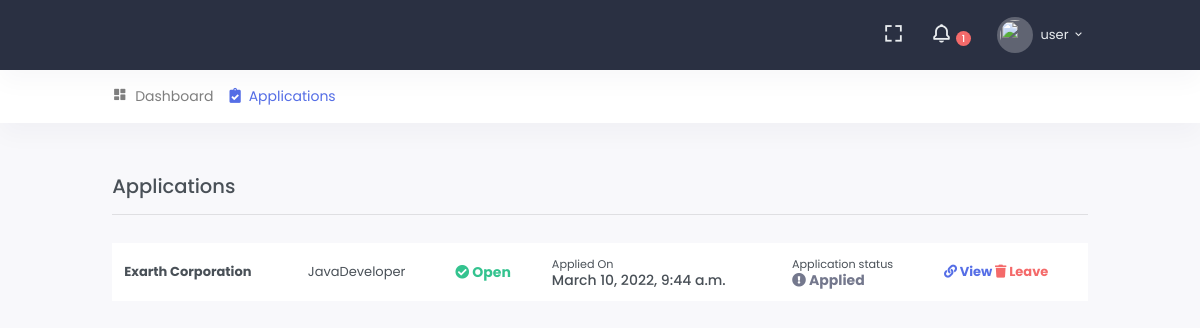
/cu/job/ (signed in), run on the app's committed database.
### src/accounts/models.py (models this page shows, shortened)
class User(AbstractUser):
    GENDER_CHOICE = (
        ('m', 'Male'),
        ('f', 'Female'),
        ('o', 'Other'),
    )
    is_customer = models.BooleanField(default=False, help_text="This account belongs to customer")
    is_company = models.BooleanField(default=False, help_text="This account belongs to Company")
    is_completed = models.BooleanField(default=False, help_text="Is user fully fully identified to access application")
    profile_image = models.ImageField(
        null=True, blank=True,
        upload_to='images/profiles/',
        verbose_name="Profile Picture", help_text="Profile image must be 150*150 in size of png, jpg or jpeg"
    )
    gender = models.CharField(max_length=1, null=True, blank=True, choices=GENDER_CHOICE)
    about = models.TextField(null=True, blank=True, help_text="Tell us something interesting about yourself")
    address = models.TextField(blank=True, null=True)
    phone_number = models.CharField(max_length=15, null=True, blank=True)
    class Meta:
        verbose_name_plural = "Users"

### src/portals/company/models.py (models this page shows, shortened)
class Candidate(models.Model):
    STATUS_CHOICE = (
        ('acc', 'Accepted'),
        ('pen', 'Pending'),
        ('app', 'Applied'),
    )
    user = models.ForeignKey(User, on_delete=models.CASCADE, blank=True)
    bachelor_degree = models.CharField(
        max_length=255,
        help_text="Name of Field in which you have passed bachelors - Leave blank if you don't have bachelors degree"
    )
    experience = models.PositiveIntegerField(default=0, help_text="Years of working experience")
    about = models.TextField(
        null=True, blank=True,
        help_text='Say something about yourself, your love to hear you, briefly describe yourself, interests etc'
    )
    previous_company = models.CharField(max_length=255, null=True, blank=True, help_text="Leave blank if not")
    job = models.ForeignKey(Job, on_delete=models.CASCADE, blank=True)
    status = models.CharField(max_length=3, choices=STATUS_CHOICE, default='app')
    cv = models.FileField(upload_to='company/candidates/files/', blank=True, null=True)
    created_on = models.DateTimeField(auto_now_add=True)

class Job(models.Model):
    STATUS_CHOICE = (
        ('o', 'Open'),
        ('c', 'Close')
    )
    title = models.CharField(max_length=255)
    category = models.ForeignKey(Category, on_delete=models.CASCADE)
    description = models.TextField()
    detailed_description = RichTextField(null=True, blank=True)
    company = models.ForeignKey('Company', related_name='job_provider', on_delete=models.CASCADE, blank=True)
    start_time = models.DateTimeField(null=True, blank=True)
    end_time = models.DateTimeField(null=True, blank=True)
    likes = models.ManyToManyField(User, related_name='likes')
    candidates = models.ManyToManyField(User, related_name='candidates', through='Candidate')
    status = models.CharField(max_length=1, choices=STATUS_CHOICE, default='o')
    is_active = models.BooleanField(default=True)
    created_on = models.DateTimeField(auto_now=False, auto_now_add=True)
    class Meta:
        ordering = ['-pk']

class Company(models.Model):
    TYPE_CHOICE = (
        ('per', 'Personal'),
        ('pre', 'Premium'),
        ('ent', 'Enterprise'),
    )
    user = models.OneToOneField(User, on_delete=models.CASCADE)
    name = models.CharField(max_length=255, default="Name")
    tag_line = models.CharField(max_length=255, null=True, blank=True)
    description = models.TextField(null=True, blank=True)
    business_type = models.CharField(max_length=255, choices=TYPE_CHOICE, default='per')
    contact_number = models.CharField(max_length=20, null=True, blank=True)
    contact_email = models.CharField(max_length=255, null=True, blank=True)
    contact_address = models.TextField(null=True, blank=True)
    class Meta:
        verbose_name_plural = "Companies"

### src/portals/customer/views.py (the view)
# urls.py: path('job/', CandidateListView.as_view(), name='application-list'),
@method_decorator(customer_required, name='dispatch')
class CandidateListView(ListView):
    template_name = 'customer/candidate_list.html'
    def get_queryset(self):
        return Candidate.objects.filter(user=self.request.user)

### src/portals/customer/templates/customer/candidate_list.html (shortened to what this page needs)
{% extends 'core/base.html' %}
{% load static %}
{% block content %}
    <div class="row mb-2">
        <div class="col-lg-12">
            <h4>Applications</h4>
            <hr>
            <div class="table-responsive">
                <table class="table project-list-table table-nowrap table-centered table-borderless">
                    <tbody>
                    {% for object in object_list %}
                        <tr>
                            <td>
                                <b>{{ object.job.company.name }}</b>
                            </td>
                            <td>
                                {{ object.job.title }}
                            </td>
                            <td>
                                <h5 class="text-truncate font-size-14 mb-0">
                                    {% if object.job.status == 'o' %}
                                        <b class="text-success">
                                            <i class="fa fa-check-circle"></i>
                                            {{ object.job.get_status_display }}
                                        </b>
                                    {% else %}
                                        <b class="text-danger">
                                            <i class="fa fa-check-circle"></i>
                                            {{ object.job.get_status_display }}
                                        </b>
                                    {% endif %}
                                </h5>
                            </td>
                            <td>
                                <h5 class="text-truncate font-size-14 mb-0">
                                    <small>Applied On</small><br>
                                    {{ object.created_on }}
                                </h5>
                            </td>
                            <td>
                                <h5 class="text-truncate font-size-14 mb-0">
                                    <small>Application status</small><br>
                                    {% if object.status == 'app' %}
                                        <b class="text-secondary"><i
                                                class="fa fa-exclamation-circle"></i> {{ object.get_status_display }}
                                        </b>
                                    {% elif object.status == 'pen' %}
                                        <b class="text-warning"><i
                                                class="fa fa-clock"></i> {{ object.get_status_display }}</b>
                                    {% else %}
                                        <b class="text-success"><i
                                                class="fa fa-check-circle"></i> {{ object.get_status_display }}</b>
                                    {% endif %}
                                </h5>
                            </td>
                            <td>
                                <a href="{% url 'customer:application-update' object.pk %}"
                                   class="text-primary">
                                    <b>
                                        <i class="fa fa-link"></i> View
                                    </b>
                                </a>
                                <a href="{% url 'customer:application-delete' object.pk %}"
                                   class="text-danger">
                                    <b>
                                        <i class="fa fa-trash"></i> Leave
                                    </b>
                                </a>
                            </td>
                        </tr>
                    {% endfor %}
                    </tbody>
                </table>
            </div>
        </div>
    </div>
{% endblock %}

### templates/core/base_head.html (shortened to what this page needs)
{% load static %}
<header id="page-topbar">
    <div class="navbar-header">
        <div class="d-flex">
            <div class="navbar-brand-box">
            </div>
        </div>
        <div class="d-flex">
            <div class="dropdown d-none d-lg-inline-block ml-1">
                <button type="button" class="btn header-item noti-icon waves-effect" data-toggle="fullscreen">
                    <i class="bx bx-fullscreen"></i>
                </button>
            </div>
            <div class="dropdown d-inline-block">
                <button type="button" class="btn header-item noti-icon waves-effect"
                        id="page-header-notifications-dropdown"
                        data-toggle="dropdown" aria-haspopup="true" aria-expanded="false">
                    <i class="bx bx-bell bx-tada"></i>
                    <span class="badge badge-danger badge-pill">
                        1
                    </span>
                </button>
            </div>
            <div class="dropdown d-inline-block">
                <button type="button" class="btn header-item waves-effect" id="page-header-user-dropdown"
                        data-toggle="dropdown" aria-haspopup="true" aria-expanded="false">
                    {% if request.user.profile_image %}
                        <img class="rounded-circle header-profile-user" src="{% static 'images/user.png' %}" alt="Header Avatar">
                    {% else %}
                         <img class="rounded-circle header-profile-user" src="{% static 'images/user.png' %}">
                    {% endif %}
                    <span class="d-none d-xl-inline-block ml-1">{{ request.user.username }}</span>
                    <i class="mdi mdi-chevron-down d-none d-xl-inline-block"></i>
                </button>
            </div>
        </div>
    </div>
</header>
<div class="topnav">
    <div class="container-fluid">
        <nav class="navbar navbar-light navbar-expand-lg topnav-menu">
            <div class="collapse navbar-collapse" id="topnav-menu-content">
                <ul class="navbar-nav">
                    {% if request.user.is_authenticated %}
                        {% if request.user.is_company %}
                            {% include 'core/include/admin_header.html' %}
                        {% else %}
                            {% include 'core/include/customer_header.html' %}
                        {% endif %}
                    {% endif %}
                </ul>
            </div>
        </nav>
    </div>
</div>

### data on the page
User: user.username "user"
Candidate: job.company.name "Exarth Corporation", job "JavaDeveloper", job.status "Open", created_on "March 10, 2022, 9:44 a.m.", status "Applied"
